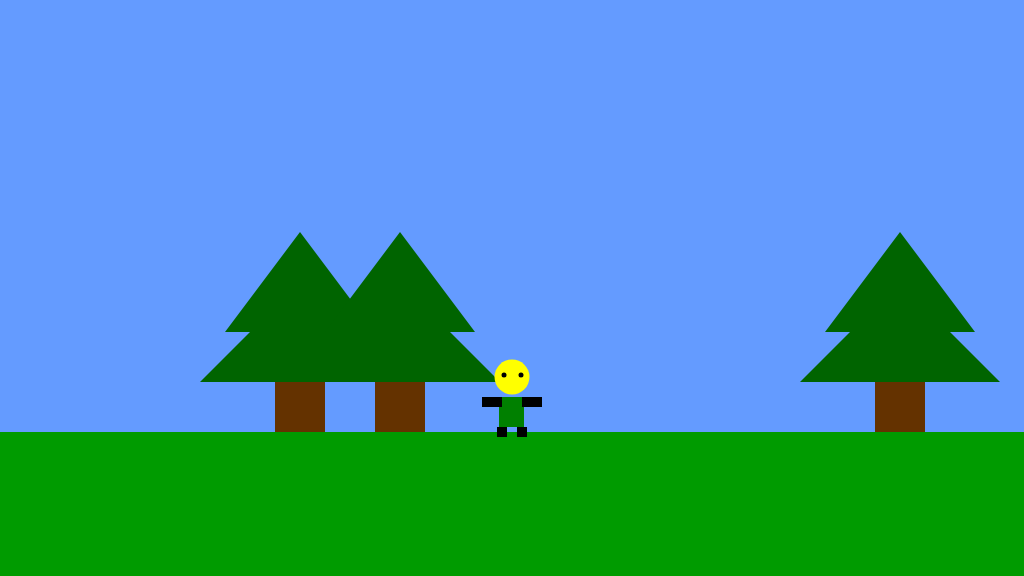
Frame 1 (no input)
Frame 60 (no input): identical to frame 1, image omitted
Frame 120 (the mouse pressed at the canvas centre since frame 60): identical to frame 1, image omitted

The p5.js sketch that drew this single still picture (run headless with seeded random() and noise() and a simulated clock; from frame 60 on, the mouse is pressed at the canvas centre):

// p5.js sketch
// ── sketch.js
/*

The Game Project 5 - Bring it all together

*/

var gameChar_x;
var gameChar_y;
var floorPos_y;
var scrollPos;
var gameChar_world_x;

var isLeft;
var isRight;
var isFalling;
var isPlummeting;

var trees_x;

function setup()
{
	createCanvas(1024, 576);
	floorPos_y = height * 3/4;
	gameChar_x = width/2;
	gameChar_y = floorPos_y;

	// Variable to control the background scrolling.
	scrollPos = 0;

	// Variable to store the real position of the gameChar in the game
	// world. Needed for collision detection.
	gameChar_world_x = gameChar_x - scrollPos;

	// Boolean variables to control the movement of the game character.
	isLeft = false;
	isRight = false;
	isFalling = false;
	isPlummeting = false;

	// Initialise arrays of scenery objects.
	trees_x = [200, 300, 800, 1200, -500];
}

function draw()
{
	background(100, 155, 255); // fill the sky blue

	noStroke();
	fill(0,155,0);
	rect(0, floorPos_y, width, height/4); // draw some green ground

	// Draw clouds.

	// Draw mountains.

	// Draw trees.
	drawTrees();

	// Draw canyons.

	// Draw collectable items.

	// Draw game character.
	
	drawGameChar();

	// Logic to make the game character move or the background scroll.
	if(isLeft)
	{
		if(gameChar_x > width * 0.2)
		{
			gameChar_x -= 5;
		}
		else
		{
			scrollPos += 5;
		}
	}

	if(isRight)
	{
		if(gameChar_x < width * 0.8)
		{
			gameChar_x  += 5;
		}
		else
		{
			scrollPos -= 5; // negative for moving against the background
		}
	}

	// Logic to make the game character rise and fall.
	if(gameChar_y < floorPos_y)
	{
		gameChar_y += 2;
		isFalling = true;
	}
	else{
		isFalling = false;
	}

	// Update real position of gameChar for collision detection.
	gameChar_world_x = gameChar_x - scrollPos;
}


// ---------------------
// Key control functions
// ---------------------

function keyPressed(){

	// console.log("press" + keyCode);
	// console.log("press" + key);
	if(key == "A" || keyCode == 37)
	{
		isLeft = true;
	}
	if(key == "D" || keyCode == 39)
	{
		isRight = true;
	}
	if(key == "" || key == "W")
	{
		if(!isFalling)
		{
			gameChar_y -= 100;
		}
	}
}

function keyReleased()
{

	// console.log("release" + keyCode);
	// console.log("release" + key);
	if(key == "A" || keyCode == 37)
	{
		isLeft = false;
	}
	if(key == "D" || keyCode == 39)
	{
		isRight = false;
	}

}


// ------------------------------
// Game character render function
// ------------------------------

// Function to draw the game character.

function drawGameChar()
{
	// draw game character
	if(isLeft && isFalling)
	{
		// add your jumping-left code

		fill(255, 255, 0);
		ellipse(gameChar_x, gameChar_y - 55, 35);

		fill(0);
		ellipse(gameChar_x -8, gameChar_y -57, 5, 5);
		ellipse(gameChar_x +9, gameChar_y -57, 5, 5);

		fill(0, 128, 0);
		rect(gameChar_x - 13, gameChar_y - 35, 25, 30);

		fill(0);
		rect(gameChar_x - 30, gameChar_y - 35, 20, 10);
		rect(gameChar_x + 10, gameChar_y - 35, 20, 10);

		fill(0);
		rect(gameChar_x - 20, gameChar_y - 10, 15, 10);
		rect(gameChar_x + 5, gameChar_y - 7, 10, 10);

	}
	else if(isRight && isFalling)
	{
		// add your jumping-right code

		fill(255, 255, 0);
		ellipse(gameChar_x, gameChar_y - 55, 35);

		fill(0);
		ellipse(gameChar_x -8, gameChar_y -57, 5, 5);
		ellipse(gameChar_x +9, gameChar_y -57, 5, 5);


		fill(0, 128, 0);
		rect(gameChar_x - 13, gameChar_y - 35, 25, 30);

		fill(0);
		rect(gameChar_x - 30, gameChar_y - 35, 20, 10);
		rect(gameChar_x + 10, gameChar_y - 35, 20, 10);

		fill(0);
		rect(gameChar_x - 15, gameChar_y - 7, 10, 10);
		rect(gameChar_x + 5, gameChar_y - 10, 15, 10);

	}
	else if(isLeft)
	{
		// add your walking left code
		fill(255, 255, 0);
		ellipse(gameChar_x, gameChar_y - 55, 35);

		fill(0);
		ellipse(gameChar_x -8, gameChar_y -57, 5, 5);
		ellipse(gameChar_x +9, gameChar_y -57, 5, 5);

		fill(0, 128, 0);
		rect(gameChar_x - 13, gameChar_y - 35, 25, 30);

		fill(0);
		rect(gameChar_x - 30, gameChar_y - 35, 20, 10);
		rect(gameChar_x + 10, gameChar_y - 35, 20, 10);

		fill(0);
		rect(gameChar_x - 22, gameChar_y - 7, 14, 10);
		rect(gameChar_x - 2, gameChar_y - 7, 15, 10);
		// gameChar_x -= 5;

	}
	else if(isRight)
	{
		// add your walking right code
		fill(255, 255, 0);
		ellipse(gameChar_x, gameChar_y - 55, 35);

		fill(0);
		ellipse(gameChar_x -8, gameChar_y -57, 5, 5);
		ellipse(gameChar_x +9, gameChar_y -57, 5, 5);

		fill(0, 128, 0);
		rect(gameChar_x - 13, gameChar_y - 35, 25, 30);

		fill(0);
		rect(gameChar_x - 30, gameChar_y - 35, 20, 10);
		rect(gameChar_x + 10, gameChar_y - 35, 20, 10);

		fill(0);
		rect(gameChar_x - 13, gameChar_y - 8, 14, 10);
		rect(gameChar_x + 5, gameChar_y - 8, 15, 10);

	}
	else if(isFalling || isPlummeting)
	{
		// add your jumping facing forwards code
		fill(255, 255, 0);
		ellipse(gameChar_x, gameChar_y - 55, 35);

		fill(0);
		ellipse(gameChar_x - 8, gameChar_y - 57, 5, 5);
		ellipse(gameChar_x + 9, gameChar_y - 57, 5, 5);


		fill(0, 128, 0);
		rect(gameChar_x - 13, gameChar_y - 35, 25, 30);

		fill(0);
		rect(gameChar_x - 30, gameChar_y - 35, 20, 10);
		rect(gameChar_x + 10, gameChar_y - 35, 20, 10);

		fill(0);
		rect(gameChar_x - 19, gameChar_y - 10, 14, 10);
		rect(gameChar_x + 5, gameChar_y - 6, 10, 10);


	}
	else
	{
		// add your standing front facing code
		fill(255, 255, 0);
		ellipse(gameChar_x, gameChar_y - 55, 35);

		fill(0);
		ellipse(gameChar_x - 8, gameChar_y - 57, 5, 5);
		ellipse(gameChar_x + 9, gameChar_y - 57, 5, 5);

		fill(0, 128, 0);
		rect(gameChar_x - 13, gameChar_y - 35, 25, 30);

		fill(0);
		rect(gameChar_x - 30, gameChar_y - 35, 20, 10);
		rect(gameChar_x + 10, gameChar_y - 35, 20, 10);

		fill(0);
		rect(gameChar_x - 15, gameChar_y - 5, 10, 10);
		rect(gameChar_x + 5, gameChar_y - 5, 10, 10);

	}
}


// ---------------------------
// Background render functions
// ---------------------------

// Function to draw cloud objects.

// Function to draw mountains objects.

// Function to draw trees objects.
function drawTrees()
{
	for(let i = 0; i < trees_x.length; i++)
	{
		fill(100, 50, 0);
		rect(75 + trees_x[i], -200/2 + floorPos_y, 50, 200/2);
		fill(0, 100, 0);
		triangle(
			trees_x[i] + 25, -200/2 + floorPos_y, 
			trees_x[i] + 100, -200 + floorPos_y,
			trees_x[i] + 175, -200/2 + floorPos_y
		);
		triangle(
			trees_x[i], -200/4 + floorPos_y, 
			trees_x[i] + 100, -200 * 3/4 + floorPos_y,
			trees_x[i] + 200, -200/4 + floorPos_y
		);
	}
}

// ---------------------------------
// Canyon render and check functions
// ---------------------------------

// Function to draw canyon objects.

function drawCanyon(t_canyon)
{

}

// Function to check character is over a canyon.

function checkCanyon(t_canyon)
{

}

// ----------------------------------
// Collectable items render and check functions
// ----------------------------------

// Function to draw collectable objects.

function drawCollectable(t_collectable)
{

}

// Function to check character has collected an item.

function checkCollectable(t_collectable)
{

}
